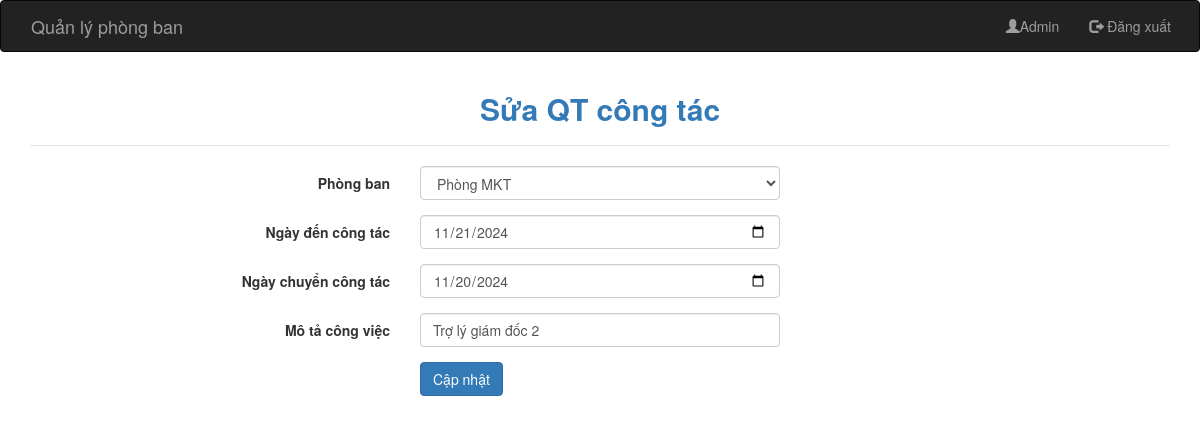
Page /edit-experience-form.php?id=8 (signed in) on the committed database.
### tables this page shows
CREATE TABLE `QTCongTac` (
  `id` int unsigned NOT NULL AUTO_INCREMENT,
  `maNV` int unsigned NOT NULL,
  `maPB` int unsigned NOT NULL,
  `ngayDenCT` date DEFAULT NULL,
  `ngayChuyenCT` date DEFAULT NULL,
  `moTaCongViec` varchar(255) NOT NULL,
  PRIMARY KEY (`id`),
  KEY `fk_QTCongTac_2` (`maPB`),
  KEY `fk_QTCongTac_1_idx` (`maNV`),
  CONSTRAINT `fk_QTCongTac_1` FOREIGN KEY (`maNV`) REFERENCES `NhanVien` (`id`),
  CONSTRAINT `fk_QTCongTac_2` FOREIGN KEY (`maPB`) REFERENCES `PhongBan` (`id`) ON DELETE RESTRICT ON UPDATE RESTRICT
);

CREATE TABLE `PhongBan` (
  `id` int unsigned NOT NULL AUTO_INCREMENT,
  `tenPB` varchar(255) DEFAULT NULL,
  `soDT` varchar(255) NOT NULL,
  `diaChi` varchar(255) NOT NULL,
  PRIMARY KEY (`id`)
);

### edit-experience-form.php (the view, shortened to what this page needs)
<?php
include_once "connect-to-sql.php";
$dsPhongBan = $connection->query("SELECT * FROM PhongBan");
if (isset($_GET['id'])) {
    $id = $_GET['id'];
    $qtct = $connection->query("SELECT * FROM QTCongTac WHERE id = '" . $id . "'");
    $qtct = $qtct->fetch_assoc();
}
?>
<!DOCTYPE html>
<html lang="en">
<head>
    <link rel="stylesheet" href="https://maxcdn.bootstrapcdn.com/bootstrap/3.4.0/css/bootstrap.min.css">
    <link rel="stylesheet" href="public/css/bootstrap.min.css">
</head>
<body>
 <nav class="navbar navbar-inverse container-fluid">
    <div class="container">
        <div class="navbar-header">
            <a class="navbar-brand" href="">Quản lý phòng ban</a>
        </div>
        <ul class="nav navbar-nav navbar-right">
            <li><a href="#"><span class="glyphicon glyphicon-user"></span><?php echo $_SESSION["Admin"]; ?></a></li>
            <li><a href="logout.php"><span class="glyphicon glyphicon-log-out"></span> Đăng xuất</a></li>
        </ul>
    </div>
</nav>
<div class="container">
        <div class="row">
            <div class="col-md-12">
                <h2 class="text-center text-primary"><b>Sửa QT công tác</b></h2>
            </div>
        </div>
        <div class="row" style="margin-top: 10px">
            <div class="col-md-12">
                <form class="form-horizontal" enctype="multipart/form-data">
                    <fieldset>
                        <legend></legend>
                        <div class="form-group">
                            <label class="col-md-4 control-label" for="phongBan">Phòng ban</label>
                            <div class="col-md-4">
                            <select id="phongBan" name="phongBan" class="form-control">
                                <?php foreach ($dsPhongBan as $item): ?>
                                    <option value="<?= $item['id'] ?>" <?= $item['id'] == $qtct['maPB'] ? 'selected' : '' ?>>
                                        <?= $item['tenPB'] ?>
                                    </option>
                                <?php endforeach; ?>
                            </select>
                            </div>
                        </div>
                        <div class="form-group">
                            <label class="col-md-4 control-label" for="ngayDenCT">Ngày đến công tác</label>
                            <div class="col-md-4">
                                <input id="ngayDenCT" name="ngayDenCT" class="form-control input-md"
                                required="" type="date" value="<?= $qtct['ngayDenCT'] ?>">
                            </div>
                        </div>
                        <div class="form-group">
                            <label class="col-md-4 control-label" for="ngayChuyenCT">Ngày chuyển công tác</label>
                            <div class="col-md-4">
                                <input id="ngayChuyenCT" name="ngayChuyenCT" class="form-control input-md"
                                required="" type="date" value="<?= $qtct['ngayChuyenCT'] ?>">
                            </div>
                        </div>
                        <div class="form-group">
                            <label class="col-md-4 control-label" for="moTaCongViec">Mô tả công việc</label>
                            <div class="col-md-4">
                                <input id="moTaCongViec" name="moTaCongViec" class="form-control input-md"
                                required="" type="text" value="<?= $qtct['moTaCongViec'] ?>">
                            </div>
                        </div>
                        <div class="form-group">
                            <div class="col-md-offset-4 col-md-4">
                                <button type="button" class="btn btn-primary" id="btn-update" data-id="<?= $qtct['id'] ?>">Cập nhật</button>
                            </div>
                        </div>
                    </fieldset>
                </form>
            </div>
        </div>
    </div>
</body>
</html>

### rows in the picture
qtcongtac: phongBan "Phòng MKT", ngayDenCT "11/21/2024", ngayChuyenCT "11/20/2024", moTaCongViec "Trợ lý giám đốc 2"

### other values in the picture
$_SESSION["Admin"] "Admin"
